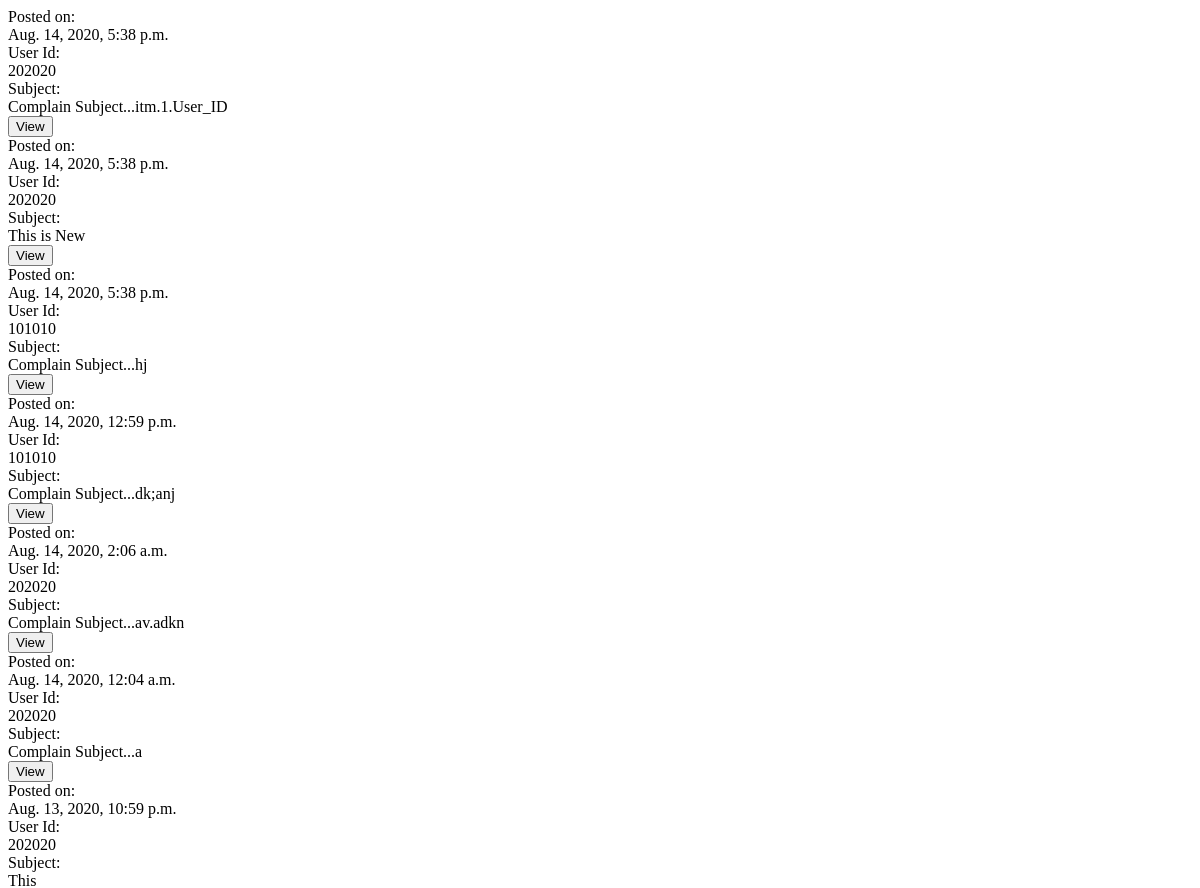
The page /complains/ (signed in, upper part) on the database as committed earlier.
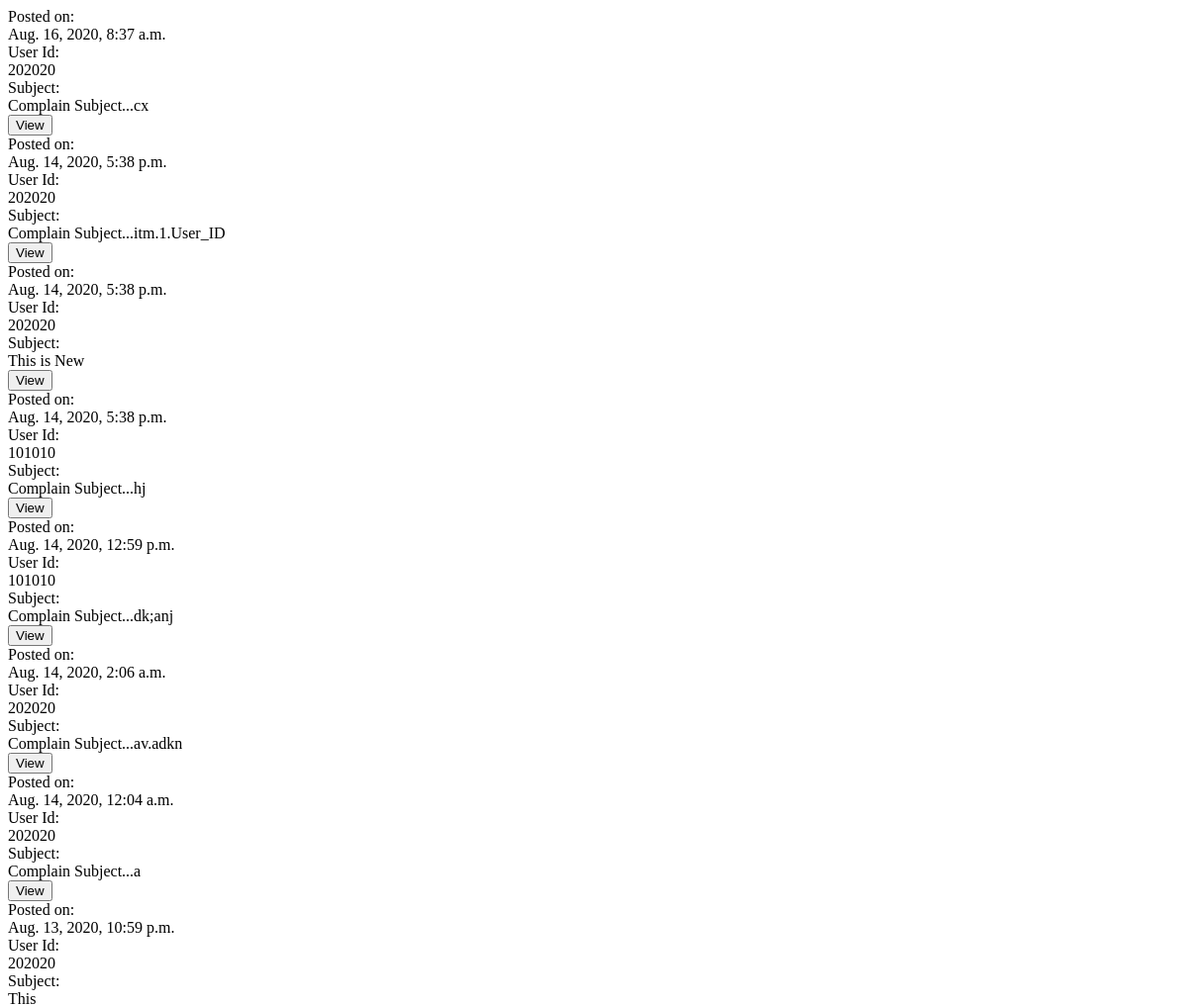
The same page on the database as committed later.
### mainsite/models.py (models this page shows, shortened)
class Complain(models.Model):
    User_ID = models.ForeignKey(User, on_delete=models.CASCADE)
    DateTime=models.DateTimeField(default=datetime.datetime.now())
    Department=models.CharField(max_length=500)
    Subject=models.TextField()
    Body=models.TextField()
    Attachments=models.FileField(upload_to="User_Data")
    Priority=models.CharField(max_length=50)
    Seen_By=models.TextField(default='{}')
    Shares=models.TextField(default='{}')
    Reports=models.TextField(default='{}')
    Replies=models.TextField(default='{}')
    Status=models.CharField(max_length=100,default="Unseen")
    Remarks = models.CharField(max_length=100, default="")

### mainsite/views.py (the view)
# urls.py: path('complains/', views.complains, name='complains'),
@login_required(login_url='login')
def complains(request):
    coms = Complain.objects.all().order_by('-DateTime')
    contex = {'complain': coms}
    return render(request, 'mainsite/complains_staff.html', contex)

### mainsite/templatetags/mytags.py (called while the page is built)
@register.filter
@stringfilter
def evalutae(value):
    return eval(value)

@register.filter
def get_dict_value(dictionary):
    return dictionary.values()

@register.filter
def get_lenght(obj):
    return str(len(obj))

### templates/mainsite/complains_staff.html (shortened to what this page needs)
{% load mytags %}
<div class="compln">
    <div class="row">
        <div class="col-sm-12 col-md-6 coms">
            {%for Com in complain%}
            <div class="card complns">
                <div class="card-body">
                    <div class="row">
                        <div class="col">
                            Posted on:
                        </div>
                        <div class="col com_lbl">
                            {{Com.DateTime}}
                        </div>
                    </div>
                    <div class="row">
                        <div class="col">
                            User Id:
                        </div>
                        <div class="col com_lbl">
                            {{Com.User_ID}}
                        </div>
                    </div>
                    <div class="row">
                        <div class="col">
                            Subject:
                        </div>
                        <div class="col com_lbl">
                            {{Com.Subject}}
                        </div>
                    </div>
                </div>
                <div class="card-footer text-center">
                    <div class="row justify-content-center">
                        <div class="col ">
                            <button class="g-button" id="view_com_staff{{Com.id}}" onclick="viewcomplain('{{Com.id}}')">View</button>
                        </div>
                    </div>
                </div>
            </div>
            {% endfor %}
        </div>
    </div>
</div>

Rows that differ between the two databases and show on the page:
added Complain: DateTime "Aug. 16, 2020, 8:37 a.m.", User_ID "202020", Subject "Complain Subject...cx"
